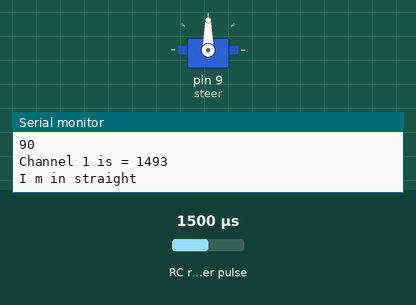
Simulated run of this sketch. Board: Arduino Uno, built with avr-gcc and run on an emulated ATmega328P. Parts: servo, the last lines printed to the serial monitor. Wiring (inferred from the names in the program): RC receiver channel: data pin 13. The inputs (shaded band) are chosen by the test bench; at power-on: RC receiver pulse 1500 µs.

Above: at 1.2 s.
1.3 s: RC receiver pulse (sensor on pin 13) set to 1250 µs
At 1.52 s:
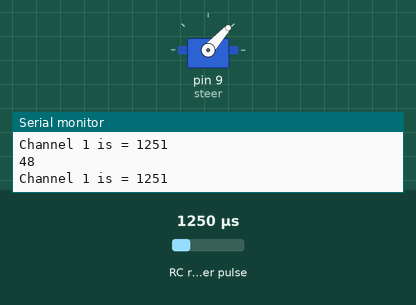
4.3 s: RC receiver pulse (sensor on pin 13) set to 1020 µs
5.8 s: RC receiver pulse (sensor on pin 13) set to 1750 µs
At 6.5 s:
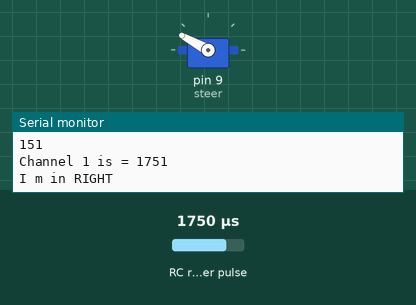
8.8 s: RC receiver pulse (sensor on pin 13) set to 1490 µs
10.3 s: RC receiver pulse (sensor on pin 13) set to 1980 µs
At 10.6 s:
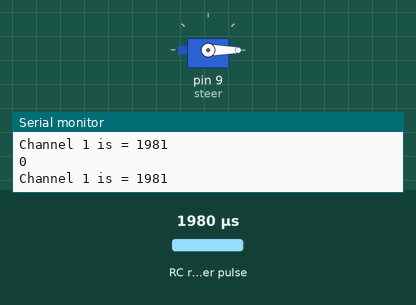
11.8 s: RC receiver pulse (sensor on pin 13) set to 1860 µs
At 14.0 s:
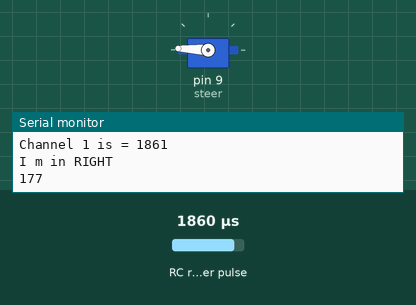
Timing chart, 0 to 15.8 s (numbered marks = the images above; inputs shaded):
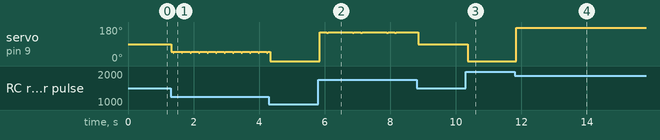

Measured:
- after the input at 1.3 s, servo on pin 9 (steer): 90° → 48° at once, then repeats every 0.26 s: 45° 0.03 s, 48° 0.23 s
- after the input at 5.8 s, servo on pin 9 (steer): 0° → 151° after 0.05 s, then repeats every 1.0 s: 149° 0.04 s, 151° 0.75 s, 149° 0.04 s, 151° 0.21 s
- after the input at 10.3 s, servo on pin 9 (steer): 90° → 0° after 0.06 s
- after the input at 11.8 s, servo on pin 9 (steer): 0° → 177° after 0.05 s, then repeats every 1.0 s: 175° 0.04 s, 177° 1.0 s

The sketch:

interface_RC_SERVO.ino
```cpp
#include <Servo.h>

Servo steer;  // create servo object to control a servo
                // twelve servo objects can be created on most boards

int pos = 0;    // variable to store the servo position

int cha1=13;
int cha2=12;


int channel_1;
int channel_2;
void setup()
{
  pinMode(cha1,INPUT);
  pinMode(cha2,INPUT);
  pinMode(9,OUTPUT);
  pinMode(13,INPUT);
  Serial.begin(9600);
  Serial.println("Ready \n");
  digitalWrite(10,LOW);
  steer.attach(9);  // attaches the servo on pin 9 to the servo object
}

void loop()
{
channel_1 =(pulseIn(cha1,HIGH));
Serial.print("Channel 1 is = ");
Serial.println(channel_1);
if((channel_1<1400)&&(channel_1>1080))
{
  pos = map(channel_1, 1080, 1400, 0,90);    // scale it to use it with the servo (value between 0 and 180)
}

else if((channel_1>1400)&&(channel_1<1500))
{
  pos=90;
  Serial.println("I m in straight");
}

else if((channel_1>1500)&&(channel_1<1870))
{
  pos = map(channel_1, 1500, 1870, 90, 180);     // scale it to use it with the servo (value between 0 and 180)

  Serial.println("I m in RIGHT"); //  myservo.write(pos);                         // sets the servo position according to the scaled value
}

else pos=0;

steer.write(pos);
Serial.println(pos);
//delay(1000);
}
```
